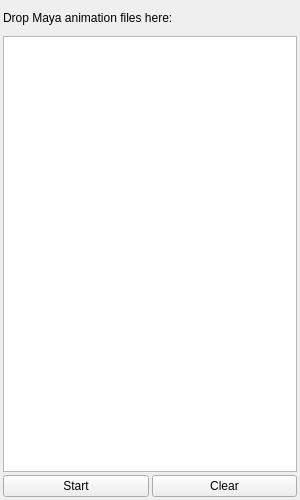
<?xml version="1.0" encoding="UTF-8"?>
<ui version="4.0">
 <class>batch_ui</class>
 <widget class="QWidget" name="batch_ui">
  <property name="geometry">
   <rect>
    <x>0</x>
    <y>0</y>
    <width>300</width>
    <height>500</height>
   </rect>
  </property>
  <property name="minimumSize">
   <size>
    <width>300</width>
    <height>200</height>
   </size>
  </property>
  <property name="windowTitle">
   <string>Batch Shot Integration</string>
  </property>
  <layout class="QVBoxLayout" name="verticalLayout">
   <property name="spacing">
    <number>3</number>
   </property>
   <property name="leftMargin">
    <number>3</number>
   </property>
   <property name="topMargin">
    <number>3</number>
   </property>
   <property name="rightMargin">
    <number>3</number>
   </property>
   <property name="bottomMargin">
    <number>3</number>
   </property>
   <item>
    <widget class="QLabel" name="label">
     <property name="minimumSize">
      <size>
       <width>0</width>
       <height>30</height>
      </size>
     </property>
     <property name="text">
      <string>Drop Maya animation files here:</string>
     </property>
    </widget>
   </item>
   <item>
    <widget class="QListView" name="lv_file"/>
   </item>
   <item>
    <layout class="QHBoxLayout" name="horizontalLayout">
     <item>
      <widget class="QPushButton" name="btn_start">
       <property name="text">
        <string>Start</string>
       </property>
      </widget>
     </item>
     <item>
      <widget class="QPushButton" name="btn_clear">
       <property name="text">
        <string>Clear</string>
       </property>
      </widget>
     </item>
    </layout>
   </item>
  </layout>
 </widget>
 <resources/>
 <connections/>
</ui>
